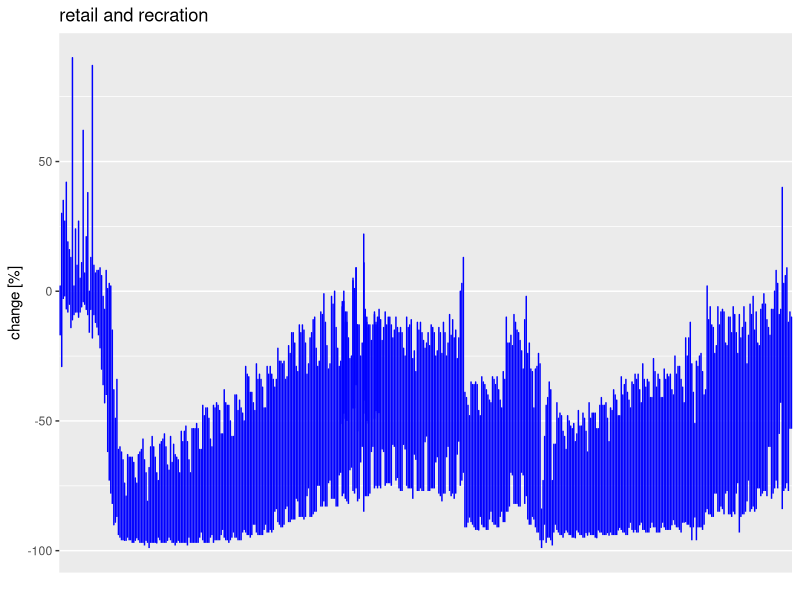
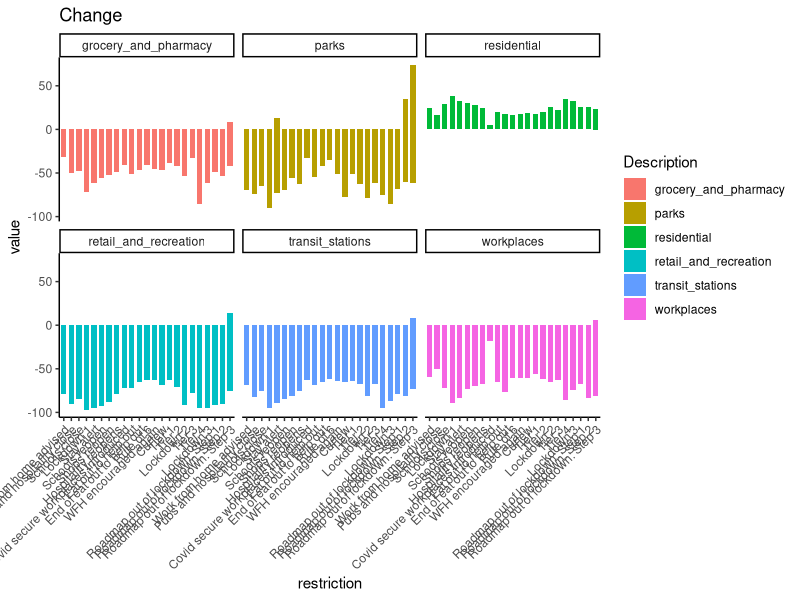

Recreate these plots in R, in order.
library(ggplot2)
library(dplyr)
library(tidyr)
library(ggpubr)
library(forcats)
library(ggridges)

# Animals ------------------------------------------------------------------------------------------------------------------------------------
animals = read.csv("data/animal_rescue_incidents_LFB.csv", header = TRUE, na.strings = c("NULL"))
animals = as.data.frame(sapply(animals, tolower)) # change all records into lowercase (there are same words written in CAPITAL and lowercase)
animals = select(animals,-c("IncidentNumber", "FinYear", "TypeOfIncident")) # drop useless columns
animals <- animals[!grepl("unknown ", animals$AnimalGroupParent), ] # removing records with unknown animal type




# Activity -------------------------------------------------------------------------------------------------------------------------------------
activity = read.csv("data/google_activity_by_London_Borough.csv")
names(activity) <-
  sub("_percent_change_from_baseline", "", names(activity)) # remove annoying postfix

# transform data, so that is can be better facet_wraped; move columns describing industry branches into one attribute called "Description"
# and its value in "value" column
data_long <- activity %>%
  gather(Description, value, retail_and_recreation:residential)

# w tym wykresie tak: użytkownik wybiera dzielnicę, pojawia się jeden z tych cudownych wykresików ze wszystkimi danymi
# (może zamiast geom_bar dać linie, nie wiem)
# no i tutaj myślałem, żeby na osi z datą zmienić milion dat na te dane kiedy było co wprowadzone,
# czyli np. zamiast 10.10.2020 dajemy tam Lockdown 1
# ggplot(
#   data_long %>% filter(area_name == 'Westminster'),
#   aes(x = date, y = value, fill = Description),
#   xlab = ""
# ) +
#   geom_bar(stat = "identity",
#            width = .5,
#            position = "dodge") +
#   labs(title = "Change") +
#   theme(axis.text.x = element_text(angle = 45, hjust = 1)) +
#   scale_x_discrete(breaks = levels(data_long$date)[c(T, rep(F, 15))])


# XD
ggplot(activity, aes(date)) +
  geom_line(aes(y = retail_and_recreation), color = "blue") +
  scale_x_discrete(breaks = levels(activity$date)[c(T, rep(F, 9))]) +
  theme(axis.text.x = element_text(
    angle = 45,
    vjust = 0.5,
    hjust = 1
  )) +
  labs(x = "", y = "change [%]", title = "retail and recration")

# Timeseries -----------------------------------------------------------------------------------------------------------------

restrictions = read.csv("data/restrictions_timeseries/restrictions_summary.csv")

restrictionsTable <- restrictions %>% 
  mutate(across("schools_closed", ~factor(., levels=c(0,1), labels=c("no", "yes")))) %>%
  mutate(across("pubs_closed", ~factor(., levels=c(0,1), labels=c("no","yes")))) %>%
  mutate(across("shops_closed", ~factor(., levels=c(0,1), labels=c("no", "yes")))) %>%
  mutate(across("eating_places_closed", ~factor(., levels=c(0,1), labels=c("no","yes")))) %>%
  mutate(across("stay_at_home", ~factor(., levels=c(0,1), labels=c("no", "yes")))) %>%
  mutate(across("household_mixing_indoors_banned", ~factor(., levels=c(0,1), labels=c("no","yes")))) %>%
  mutate(across("wfh", ~factor(., levels=c(0,1), labels=c("no", "yes")))) %>%
  mutate(across("rule_of_6_indoors", ~factor(., levels=c(0,1), labels=c("no","yes")))) %>%
  mutate(across("curfew", ~factor(., levels=c(0,1), labels=c("no", "yes")))) %>%
  mutate(across("eat_out_to_help_out", ~factor(., levels=c(0,1), labels=c("no","yes")))) 


activity$date <- as.character(activity$date)
restrictions$date <- as.character(restrictions$date)
#df <- left_join(activity, restrictions, by = c("date" = "date"))
#df <- df %>% fill(restriction)


data_long2 <-
  left_join(data_long, restrictions, by = c("date" = "date"))
data_long2 <- data_long2 %>% fill(restriction)
data_long2 <- data_long2 %>% mutate(
  restriction = fct_relevel(
    restriction,
    "Work from home advised",
    "Pubs and hospitality close",
    "Schools close",
    "Lockdown 1",
    "Stay alert",
    "Schools reopen",
    "Shops reopen",
    "Hospitality reopens",
    "Covid secure workplaces introduced",
    "Eat out to help out",
    "End of eat out to help out",
    "Rule of 6",
    "WFH encouraged again",
    "Curfew",
    "Tier 1",
    "Tier 2",
    "Lockdown 2",
    "Tier 3",
    "Tier 4",
    "Lockdown 3",
    "Roadmap out of lockdown: Step 1",
    "Roadmap out of lockdown: Step 2",
    "Roadmap out of lockdown: Step 3"
  )
)

# timeseries + activities on one plot !!!!
# czy zrobić coś z osią X, gdzie jest dużo napisów?
# tutaj w założeniu wybiera się dzielnicę
ggplot(
  data_long2 %>% filter(area_name == 'Westminster'),
  aes(x = restriction, y = value, fill = Description)
) +
  geom_bar(stat = "identity", position = "dodge", width = 0.7) +
  labs(title = "Change") +
  theme_classic() +
  theme(axis.text.x = element_text(angle = 45, hjust = 1)) +
  facet_wrap(~Description) 
